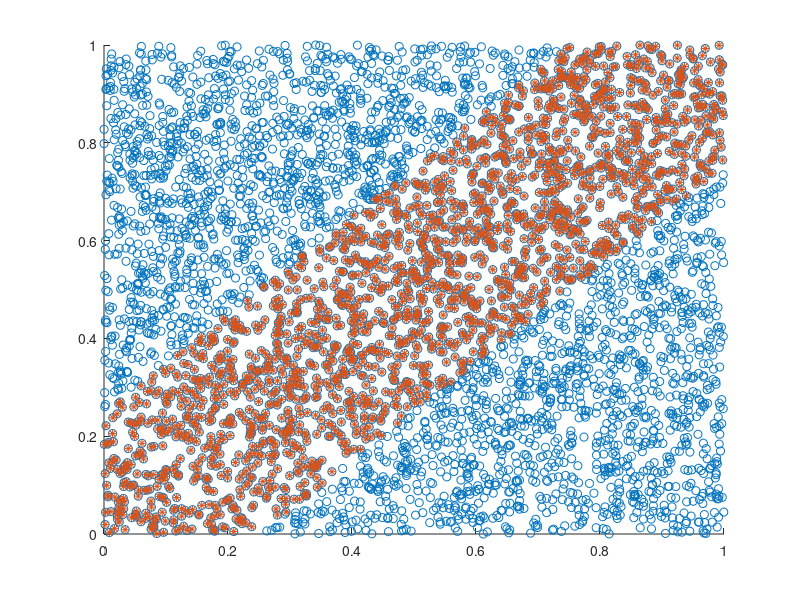

Recreate this plot in MATLAB.
clc; 
a= rand(1,5000); 
b= rand(1,5000); 
fav= find(abs(a-b)<0.25); 
prob= fav/5000; 
figure 
hold on; 
scatter(a,b); 
scatter(a(fav),b(fav), '*');